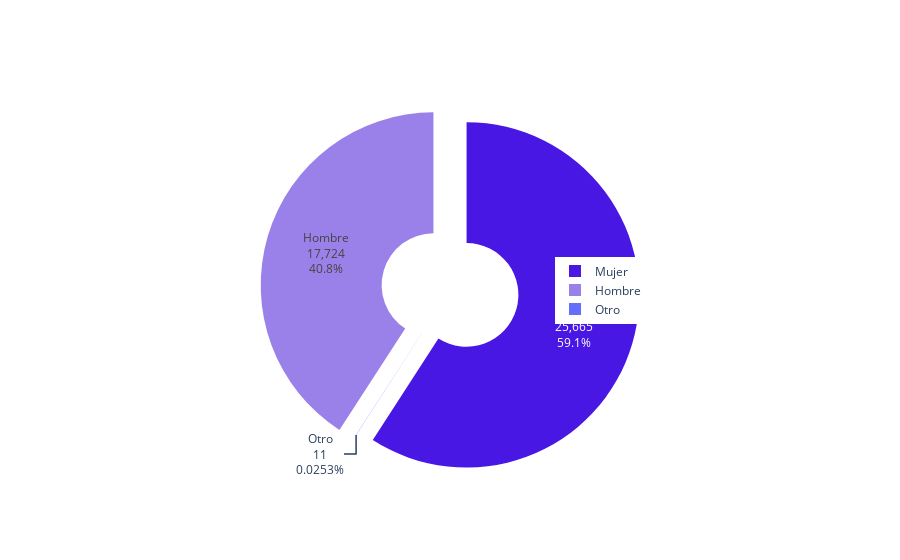

Notebook code cell kept with this figure:
### Code cell
labels = ['Mujer', 'Hombre', 'Otro']
values = [25665, 17724, 11]
fig = go.Figure(data=[go.Pie(labels=labels, values=values, textinfo='label+percent+value', hole=.3, rotation=0)])
fig.update_layout(legend=dict(orientation="v", xanchor="center", x=0.75, y=0.5)) # title_text='Distribución de Género', title_x=0.5, title_y=0.9, title_font=dict(size=25), 
fig.update_traces(textfont_size=12, pull=[0.1, 0.1], marker=dict(colors=['#4817e4', '#9a81e9']), hoverinfo='label+percent+value')
fig.show()
fig.write_image(os.path.join(os.path.dirname(os.path.dirname(os.path.abspath('file'))), 'utils', "image", "gender.png"))

### Figure 1 — Plotly figure (JSON) as saved in the notebook; plotly's stock layout.template omitted (floating-point values rounded to 4 significant figures)
{"data": [{"hole": 0.3, "hoverinfo": "label+percent+value", "labels": ["Mujer", "Hombre", "Otro"], "marker": {"colors": ["#4817e4", "#9a81e9"]}, "pull": [0.1, 0.1], "rotation": 0, "textfont": {"size": 12}, "textinfo": "label+percent+value", "type": "pie", "values": [25665, 17724, 11]}], "layout": {"legend": {"orientation": "v", "x": 0.75, "xanchor": "center", "y": 0.5}}}
